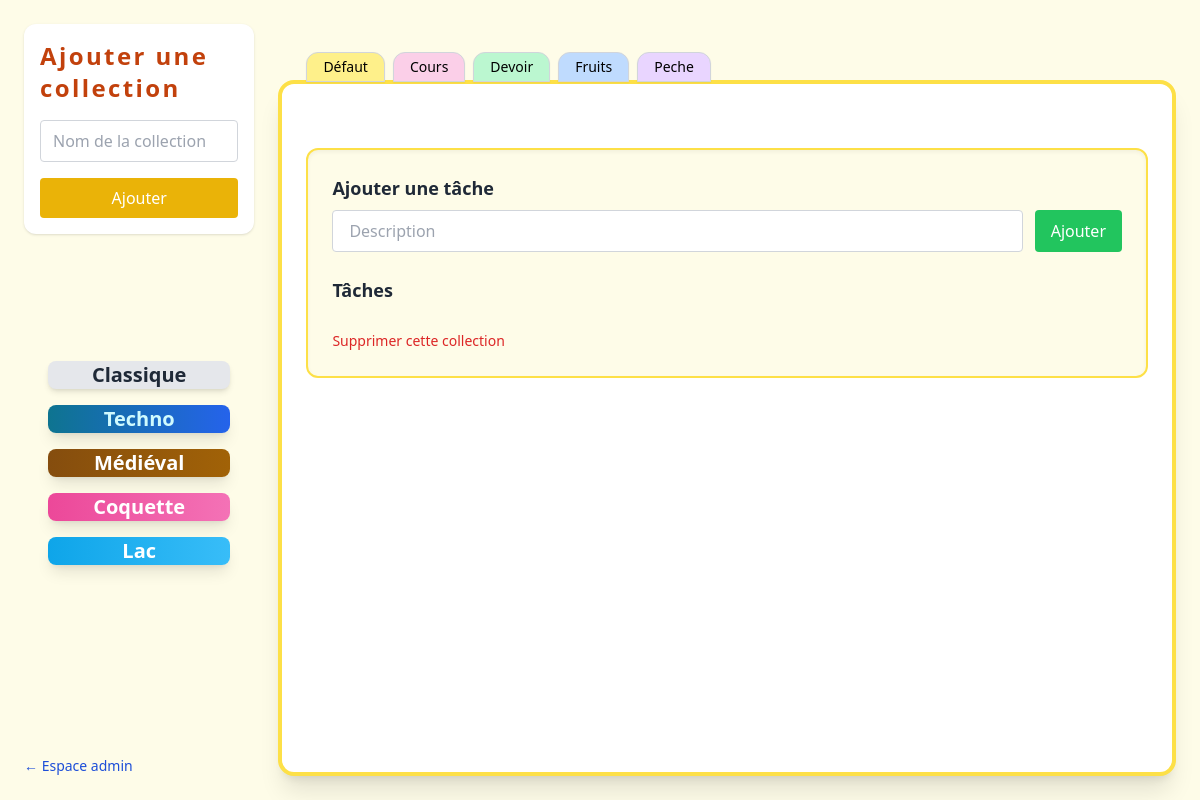
/?collection=_defaut, run on an earlier commit of the app's database.
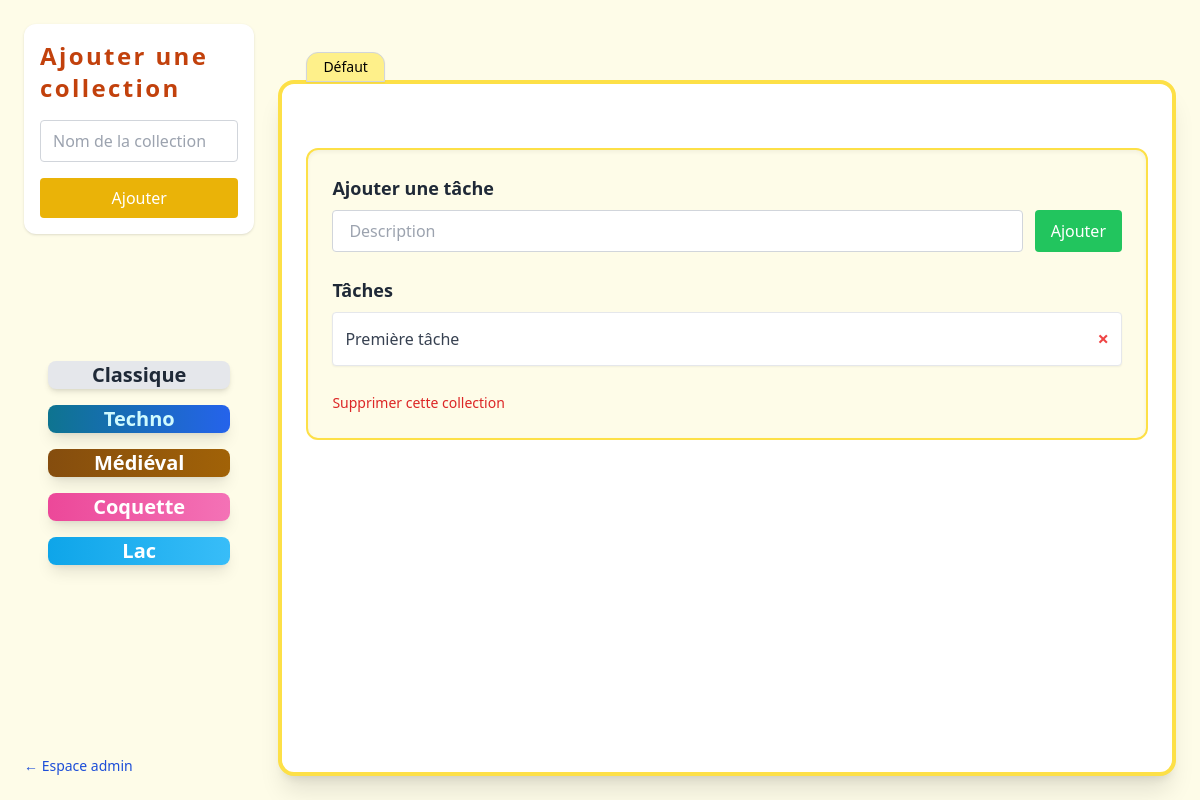
And on a later commit of the database.
### tasks/models.py (models this page shows, shortened)
class Collection(models.Model):
    name = models.CharField(max_length=80)
    slug = models.SlugField()
    @classmethod
    def get_default_collection(cls) -> "Collection":
        collection, _ = cls.objects.get_or_create(name='Défaut', slug='_defaut')
        return collection

class Task(models.Model):
    description = models.CharField(max_length=300)
    collection = models.ForeignKey(Collection, on_delete=models.CASCADE)

### tasks/views.py (the view)
# urls.py: path('', task_views.index , name='home'),
def index(request):
    theme = getattr(request, 'theme', 'classique')  # 'classique' est ton thème de base
    collection_slug = request.GET.get("collection")
    collection = Collection.get_default_collection()
    if collection_slug:
        collection = get_object_or_404(Collection, slug=collection_slug)
        tasks = collection.task_set.order_by('description')
    else:
        collection = None
        tasks = None
    context = {
        'collections': Collection.objects.order_by('slug'),
        'collection': collection,
        'tasks': tasks,
        'theme': theme,
    }
    return render(request, f'tasks/{theme}.html', context=context)

### tasks/models.py (called while the page is built)
    def __call__(self, request):
        theme = request.GET.get("theme")
        if theme in ["classique", "techno", "medieval", "coquette", "lac"]:
            request.session["theme"] = theme
        request.theme = request.session.get("theme", "classique")
        return self.get_response(request)

### tasks/templates/tasks/classique.html (shortened to what this page needs)
<!doctype html>
<html lang="fr">
<head>
  <script src="https://cdn.tailwindcss.com"></script>
</head>
<body class="bg-yellow-50 min-h-screen p-6 font-sans flex gap-6">
  <aside class="w-1/5 flex flex-col justify-between">
    <div class="space-y-4 bg-white p-4 rounded-xl shadow space-y-3">
      <h2 class="text-2xl font-bold tracking-widest text-orange-700 ">Ajouter une collection</h2>
      <form method="POST" action="{% url 'add' %}" class="flex flex-col gap-4 w-full">
        <input type="text" name="name" required placeholder="Nom de la collection"
               class="w-full px-3 py-2 border border-gray-300 rounded focus:outline-none focus:ring focus:ring-yellow-300" />
        <button type="submit" class="w-full bg-yellow-500 hover:bg-yellow-600 text-white py-2 rounded font-medium">Ajouter</button>
      </form>
    </div>
    {% include "tasks/theme.html" %}
    <div class="mt-16 text-blue-700 text-sm hover:underline">
      <a href="/admin">← Espace admin</a>
    </div>
  </aside>
  <main class="flex-1 bg-white border-4 border-yellow-300 rounded-2xl shadow-xl relative px-6 mt-14">
    <div class="absolute -top-8 left-6 flex gap-2">
      {% for collection in collections %}
        <form method="get" action="">
          <button type="submit" name="collection" value="{{ collection.slug }}"
                  class="{% cycle 'bg-yellow-200' 'bg-pink-200' 'bg-green-200' 'bg-blue-200' 'bg-purple-200' %}
                         px-4 py-1 rounded-t-xl border border-gray-300 shadow-sm text-sm font-medium hover:opacity-90">
            {{ collection.name }}
          </button>
        </form>
      {% endfor %}
    </div>
    {% if collection.slug %}
    <section class="mt-16 bg-yellow-50 border-2 border-yellow-300 rounded-xl p-6 shadow-inner space-y-6">
      <div>
        <h2 class="text-lg font-semibold text-gray-800 mb-2">Ajouter une tâche</h2>
        <form method="POST" action="{% url 'add-task' %}" class="flex gap-3">
          <input type="text" name="task-description" required placeholder="Description"
                 class="flex-1 px-4 py-2 border border-gray-300 rounded focus:outline-none focus:ring focus:ring-yellow-300" />
          <button type="submit" class="bg-green-500 hover:bg-green-600 text-white px-4 py-2 rounded">Ajouter</button>
        </form>
      </div>
      <div>
        <h2 class="text-lg font-semibold text-gray-800 mb-2">Tâches</h2>
        <ul class="space-y-2">
          {% for task in tasks %}
          <li class="bg-white p-3 border rounded shadow-sm flex justify-between items-center">
            <span class="text-gray-700">{{ task.description }}</span>
            <form method="POST" action="{% url 'delete-task' task.pk %}">
              <button type="submit" class="text-red-500 hover:text-red-700 text-xl font-bold">×</button>
            </form>
          </li>
          {% endfor %}
        </ul>
      </div>
      <form method="POST" action="{% url 'delete-collection' collection.pk %}">
        <button type="submit" class="text-sm text-red-600 hover:text-red-800">Supprimer cette collection</button>
      </form>
    </section>
    {% endif %}
  </main>
</body>
</html>

### tasks/templates/tasks/theme.html
<div class="flex flex-col w-full gap-4 p-6">
  <a href="?theme=classique"
     class="flex-1 flex items-center justify-center bg-gray-200 hover:bg-gray-300 text-gray-800 text-xl font-semibold rounded-lg shadow-md transition duration-300">
    Classique
  </a>
  <a href="?theme=techno"
     class="flex-1 flex items-center justify-center bg-gradient-to-r from-cyan-700 to-blue-600 hover:from-cyan-600 hover:to-blue-500 text-cyan-100 text-xl font-semibold rounded-lg shadow-lg transition duration-300">
    Techno
  </a>
  <a href="?theme=medieval"
     class="flex-1 flex items-center justify-center bg-gradient-to-r from-yellow-800 to-yellow-700 hover:from-yellow-700 hover:to-yellow-600 text-white text-xl font-semibold rounded-lg shadow-lg transition duration-300">
    Médiéval
  </a>
  <a href="?theme=coquette"
     class="flex-1 flex items-center justify-center bg-gradient-to-r from-pink-500 to-pink-400 hover:from-pink-400 hover:to-pink-300 text-white text-xl font-semibold rounded-lg shadow-lg transition duration-300">
    Coquette
  </a>
  <a href="?theme=lac"
     class="flex-1 flex items-center justify-center bg-gradient-to-r from-sky-500 to-sky-400 hover:from-sky-400 hover:to-sky-300 text-white text-xl font-semibold rounded-lg shadow-lg transition duration-300">
    Lac
  </a>
</div>

What changed in the data, as far as the page shows it:
removed Collection: name "Cours"
removed Collection: name "Devoir"
removed Collection: name "Fruits"
removed Collection: name "Peche"
added Task: description "Première tâche"
